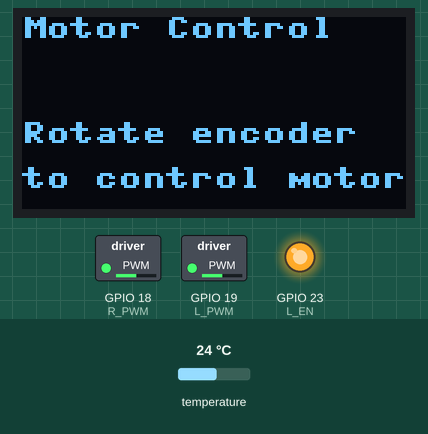
Bench run of a program on a simulated ESP32 board running MicroPython. On the bench: 128×64 one-colour display, switched loads named in the program (green lamp = pin HIGH), output pins drawn as LEDs (lit = HIGH). The test bench sets the inputs (shaded band); at power-on: temperature 24 °C. Library files of the repository ran but are not shown: ssd1306.py; pins used as bus, display or sensor lines are not drawn.

Above: at 1.2 s.
1.3 s: temperature set to 12 °C
At 11.4 s:
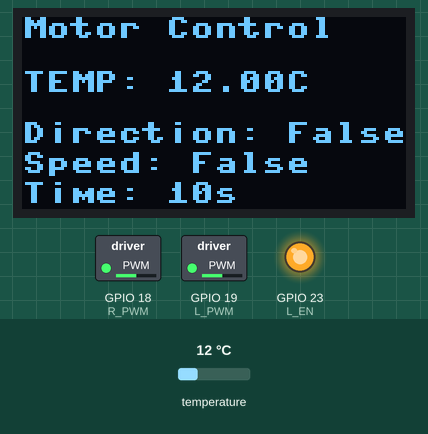
12.3 s: temperature set to 19 °C
At 22.1 s:
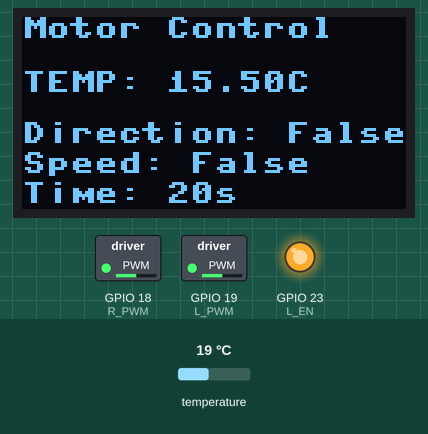
22.4 s: temperature set to 28 °C
At 31.8 s:
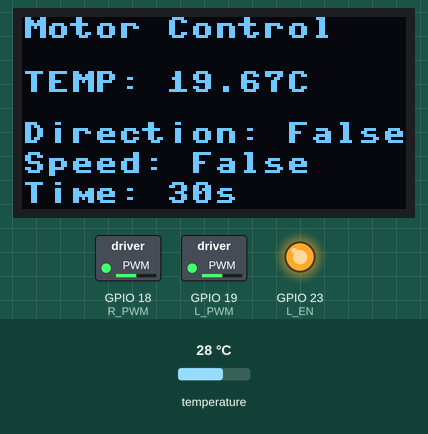
Timing chart, 0 to 33.3 s (numbered marks = the images above; inputs shaded):
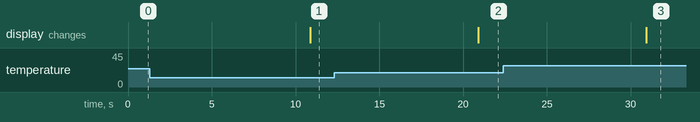

Measured:
- after the input at 1.3 s, the display: changes after 9.6 s (image 1)
- after the input at 12.3 s, the display: changes after 8.6 s (image 2)
- after the input at 22.4 s, the display: changes after 8.5 s (image 3)

The program:

manoa_encoder.py
```python
from machine import Pin, PWM, I2C
import ssd1306
import time
import onewire, ds18x20, math, machine

# אתחול חיישן DS18B20
ds_sensor = ds18x20.DS18X20(onewire.OneWire(machine.Pin(15)))

# פונקציה לחישוב ממוצע מתגלגל
def calculate_moving_average(values, new_value, max_size=3):
    values.append(new_value)
    if len(values) > max_size:
        values.pop(0)
    return sum(values) / len(values)

def read_temperature(temp_history):
    try:
        roms = ds_sensor.scan()
        if not roms:
            return None  # אין חיישן

        ds_sensor.convert_temp()
        time.sleep_ms(750)
        for rom in roms:
            temperature_c = ds_sensor.read_temp(rom)
            return calculate_moving_average(temp_history, temperature_c)
    except Exception as e:
        print("שגיאה בקריאת טמפרטורה:", e)
        return None

# משתנים גלובליים
direction, speed, temp = False, False, False

# הגדרת הפינים של רוטרי אנקודר
clk_pin = Pin(25, Pin.IN, Pin.PULL_UP)
dt_pin = Pin(26, Pin.IN, Pin.PULL_UP)

# הגדרת מנוע
R_EN = Pin(15, Pin.OUT)
R_PWM = PWM(Pin(18))
L_EN = Pin(23, Pin.OUT)
L_PWM = PWM(Pin(19))
R_PWM.freq(5000)
L_PWM.freq(5000)
R_EN.value(1)
L_EN.value(1)

# תצוגת OLED
i2c = I2C(0, scl=Pin(22), sda=Pin(21))
oled = ssd1306.SSD1306_I2C(128, 64, i2c)

# כפתור איפוס
reset_button = Pin(27, Pin.IN, Pin.PULL_UP)

# משתנים לאנקודר
counter = 0
last_clk_state = clk_pin.value()

# עדכון מהירות מנוע
def update_motor_speed(counter):
    speed = min(max(abs(counter), 0), 1023)
    if counter > 0:
        L_PWM.duty(speed)
        R_PWM.duty(0)
        direction = "Right"
    elif counter < 0:
        L_PWM.duty(0)
        R_PWM.duty(speed)
        direction = "Left"
    else:
        L_PWM.duty(0)
        R_PWM.duty(0)
        direction = "Stopped"
    return direction, speed

start_time = time.ticks_ms()  # זמן התחלת הריצה של הקוד

# עדכון מסך OLED
def update_oled_display():
    global direction, speed, temp
    oled.fill(0)
    oled.text("Motor Control", 0, 0)
    oled.text(f"TEMP: {temp:.2f}C" if temp is not None else "TEMP: --", 0, 18)
    oled.text(f"Direction: {direction}", 0, 35)
    oled.text(f"Speed: {speed}", 0, 45)
    # חישוב זמן שעבר
    elapsed_ms = time.ticks_diff(time.ticks_ms(), start_time)
    elapsed_seconds = elapsed_ms // 1000
    oled.text(f"Time: {elapsed_seconds}s", 0, 55)
    oled.show()

# Callback לאנקודר
def rotary_callback(pin):
    global counter, last_clk_state
    clk_state = clk_pin.value()
    dt_state = dt_pin.value()

    if clk_state != last_clk_state:
        if dt_state != clk_state:
            counter += 10
        else:
            counter -= 10
        global direction, speed
        direction, speed = update_motor_speed(counter)
        update_oled_display()

    last_clk_state = clk_state

# איפוס
def reset_system():
    global counter, direction, speed, temp
    counter = 0
    direction, speed, temp = False, False, False
    L_PWM.duty(0)
    R_PWM.duty(0)
    update_oled_display()

# מסך ראשוני
oled.fill(0)
oled.text("Motor Control", 0, 0)
oled.text("Rotate encoder", 0, 35)
oled.text("to control motor", 0, 50)
oled.show()

# הגדרת IRQ לאנקודר
clk_pin.irq(trigger=Pin.IRQ_RISING | Pin.IRQ_FALLING, handler=rotary_callback)

# אתחול היסטוריית טמפרטורה
temp_history = []
last_temp_check = time.ticks_ms()
TEMP_CHECK_INTERVAL = 10000  # 5 שניות

# לולאה ראשית
while True:
    now = time.ticks_ms()

    # קריאת טמפרטורה כל 5 שניות
    if time.ticks_diff(now, last_temp_check) > TEMP_CHECK_INTERVAL:
        last_temp_check = now
        roms = ds_sensor.scan()
        if roms:
            temp = read_temperature(temp_history)
        else:
            temp = False
        update_oled_display()

    if reset_button.value() == 0:
        reset_system()

    time.sleep(0.1)


'''
# קוד לנוע דו כיווני 12 וולט עם מסך ורוטרי אנקודר וכפתור הכל מושלם

from machine import Pin, PWM, I2C
import ssd1306
import time

# הגדרת הפינים של הרוטרי אנקודר
clk_pin = Pin(25, Pin.IN, Pin.PULL_UP)  # CLK
dt_pin = Pin(26, Pin.IN, Pin.PULL_UP)   # DT

# הגדרת הפינים של המנוע
R_EN = Pin(15, Pin.OUT)
R_PWM = PWM(Pin(18))
L_EN = Pin(23, Pin.OUT)
L_PWM = PWM(Pin(19))

# הגדרת תדר ה-PWM
R_PWM.freq(5000)  # תדר 5kHz אפשר גם 5000
L_PWM.freq(5000)  # תדר 5kHz אפשר גם 5000

# אתחול של הפינים
R_EN.value(1)
L_EN.value(1)

# הגדרת תצוגת ה-OLED
i2c = I2C(0, scl=Pin(22), sda=Pin(21))  # הגדרת הפינים ל-SDA ו-SCL
oled_width = 128  # רוחב המסך
oled_height = 64  # גובה המסך
oled = ssd1306.SSD1306_I2C(oled_width, oled_height, i2c)

# הגדרת כפתור האיפוס
reset_button = Pin(27, Pin.IN, Pin.PULL_UP)

# משתנים
counter = 0
last_clk_state = clk_pin.value()

# פונקציה לעדכון מהירות המנוע
def update_motor_speed(counter):
    # הגבלת ערכים של counter ל-0 עד 1023
    speed = min(max(abs(counter), 0), 1023)

    if counter > 0:  # סיבוב קדימה
        L_PWM.duty(speed)
        R_PWM.duty(0)
        direction = "Right"  # כיוון ימינה
    elif counter < 0:  # סיבוב אחורה
        L_PWM.duty(0)
        R_PWM.duty(speed)
        direction = "Left"  # כיוון שמאלה
    else:  # עצירה
        L_PWM.duty(0)
        R_PWM.duty(0)
        direction = "Stopped"  # עצירה

    return direction, speed

# פונקציה לעדכון תצוגת ה-OLED
def update_oled_display(direction, speed):
    oled.fill(0)  # ניקוי המסך
    oled.text("Motor Control", 0, 0)  # כותרת
    oled.text(f"Direction: {direction}", 0, 30)  # כיוון הסיבוב
    oled.text(f"Speed: {speed}", 0, 50)  # מהירות המנוע
    oled.show()  # הצגת התוכן

# פונקציית callback של הרוטרי אנקודר
def rotary_callback(pin):
    global counter, last_clk_state
    clk_state = clk_pin.value()
    dt_state = dt_pin.value()

    if clk_state != last_clk_state:
        if dt_state != clk_state:
            counter += 10  # הגדלה בכיוון חיובי
        else:
            counter -= 10  # הגדלה בכיוון שלילי

        direction, speed = update_motor_speed(counter)
        update_oled_display(direction, speed)

    last_clk_state = clk_state

# פונקציה לאיפוס על ידי הכפתור
def reset_system():
    global counter
    counter = 0
    L_PWM.duty(0)
    R_PWM.duty(0)
    update_oled_display("Stopped", 0)

# הצגת הודעה ראשונית על המסך
oled.fill(0)
oled.text("Motor Control", 0, 0)
oled.text("Rotate encoder", 0, 30)
oled.text("to control motor", 0, 50)
oled.show()

# הגדרת טריגר להפעלת פונקציית callback
clk_pin.irq(trigger=Pin.IRQ_RISING | Pin.IRQ_FALLING, handler=rotary_callback)

# לולאה ראשית
while True:
    if reset_button.value() == 0:  # כפתור לחוץ
        reset_system()
    time.sleep(0.1)  # זמן מנוחה כדי למנוע עומס על המעבד
'''
```
